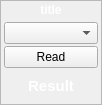
<?xml version="1.0" encoding="UTF-8"?>
<ui version="4.0">
 <class>Form</class>
 <widget class="QWidget" name="Form">
  <property name="geometry">
   <rect>
    <x>0</x>
    <y>0</y>
    <width>102</width>
    <height>105</height>
   </rect>
  </property>
  <property name="sizePolicy">
   <sizepolicy hsizetype="Maximum" vsizetype="Maximum">
    <horstretch>0</horstretch>
    <verstretch>0</verstretch>
   </sizepolicy>
  </property>
  <property name="minimumSize">
   <size>
    <width>100</width>
    <height>105</height>
   </size>
  </property>
  <property name="maximumSize">
   <size>
    <width>150</width>
    <height>147</height>
   </size>
  </property>
  <property name="windowTitle">
   <string>Form</string>
  </property>
  <property name="styleSheet">
   <string notr="true">QFrame.PeripheralCollection{
border-top-left-radius: 10px;
border-top-right-radius: 10px;
border-bottom-right-radius: 10px;
border-bottom-left-radius: 10px;
border: 1px solid black;
background: qlineargradient(x1: 0, y1: 0, x2: 0, y2: 1,
stop: 0 rgb(97, 146, 121), stop: 0.5 rgb(65, 89, 111));

}
QLabel {
color: white;
font-weight: bold;
background:transparent;
}
</string>
  </property>
  <layout class="QVBoxLayout" name="verticalLayout">
   <property name="spacing">
    <number>0</number>
   </property>
   <property name="margin">
    <number>0</number>
   </property>
   <item>
    <widget class="QFrame" name="widgetFrameOuter">
     <property name="sizePolicy">
      <sizepolicy hsizetype="Preferred" vsizetype="MinimumExpanding">
       <horstretch>0</horstretch>
       <verstretch>0</verstretch>
      </sizepolicy>
     </property>
     <property name="minimumSize">
      <size>
       <width>80</width>
       <height>0</height>
      </size>
     </property>
     <property name="styleSheet">
      <string notr="true"/>
     </property>
     <property name="frameShape">
      <enum>QFrame::StyledPanel</enum>
     </property>
     <property name="frameShadow">
      <enum>QFrame::Raised</enum>
     </property>
     <property name="class" stdset="0">
      <string>PeripheralCollection</string>
     </property>
     <layout class="QVBoxLayout" name="verticalLayout_3">
      <property name="spacing">
       <number>2</number>
      </property>
      <property name="leftMargin">
       <number>3</number>
      </property>
      <property name="topMargin">
       <number>2</number>
      </property>
      <property name="rightMargin">
       <number>3</number>
      </property>
      <property name="bottomMargin">
       <number>3</number>
      </property>
      <item>
       <widget class="QLabel" name="title">
        <property name="sizePolicy">
         <sizepolicy hsizetype="Preferred" vsizetype="Maximum">
          <horstretch>0</horstretch>
          <verstretch>0</verstretch>
         </sizepolicy>
        </property>
        <property name="font">
         <font>
          <pointsize>9</pointsize>
          <weight>75</weight>
          <bold>true</bold>
         </font>
        </property>
        <property name="text">
         <string>title</string>
        </property>
        <property name="alignment">
         <set>Qt::AlignCenter</set>
        </property>
       </widget>
      </item>
      <item>
       <widget class="QFrame" name="ImageFrame">
        <property name="sizePolicy">
         <sizepolicy hsizetype="Expanding" vsizetype="Expanding">
          <horstretch>0</horstretch>
          <verstretch>0</verstretch>
         </sizepolicy>
        </property>
        <property name="minimumSize">
         <size>
          <width>90</width>
          <height>70</height>
         </size>
        </property>
        <property name="styleSheet">
         <string notr="true"/>
        </property>
        <layout class="QGridLayout" name="gridLayout_3">
         <property name="leftMargin">
          <number>0</number>
         </property>
         <property name="topMargin">
          <number>3</number>
         </property>
         <property name="rightMargin">
          <number>0</number>
         </property>
         <property name="bottomMargin">
          <number>0</number>
         </property>
         <property name="horizontalSpacing">
          <number>0</number>
         </property>
         <property name="verticalSpacing">
          <number>2</number>
         </property>
         <item row="0" column="0">
          <widget class="QComboBox" name="optionBox"/>
         </item>
         <item row="2" column="0">
          <widget class="QLabel" name="value">
           <property name="font">
            <font>
             <pointsize>11</pointsize>
             <weight>75</weight>
             <bold>true</bold>
            </font>
           </property>
           <property name="text">
            <string>Result</string>
           </property>
           <property name="scaledContents">
            <bool>true</bool>
           </property>
           <property name="alignment">
            <set>Qt::AlignCenter</set>
           </property>
          </widget>
         </item>
         <item row="1" column="0">
          <widget class="QPushButton" name="pushButton">
           <property name="text">
            <string>Read</string>
           </property>
           <property name="autoRepeat">
            <bool>true</bool>
           </property>
          </widget>
         </item>
        </layout>
       </widget>
      </item>
     </layout>
    </widget>
   </item>
  </layout>
 </widget>
 <resources/>
 <connections>
  <connection>
   <sender>pushButton</sender>
   <signal>clicked()</signal>
   <receiver>Form</receiver>
   <slot>read()</slot>
   <hints>
    <hint type="sourcelabel">
     <x>66</x>
     <y>66</y>
    </hint>
    <hint type="destinationlabel">
     <x>99</x>
     <y>45</y>
    </hint>
   </hints>
  </connection>
 </connections>
 <slots>
  <slot>read()</slot>
 </slots>
</ui>
